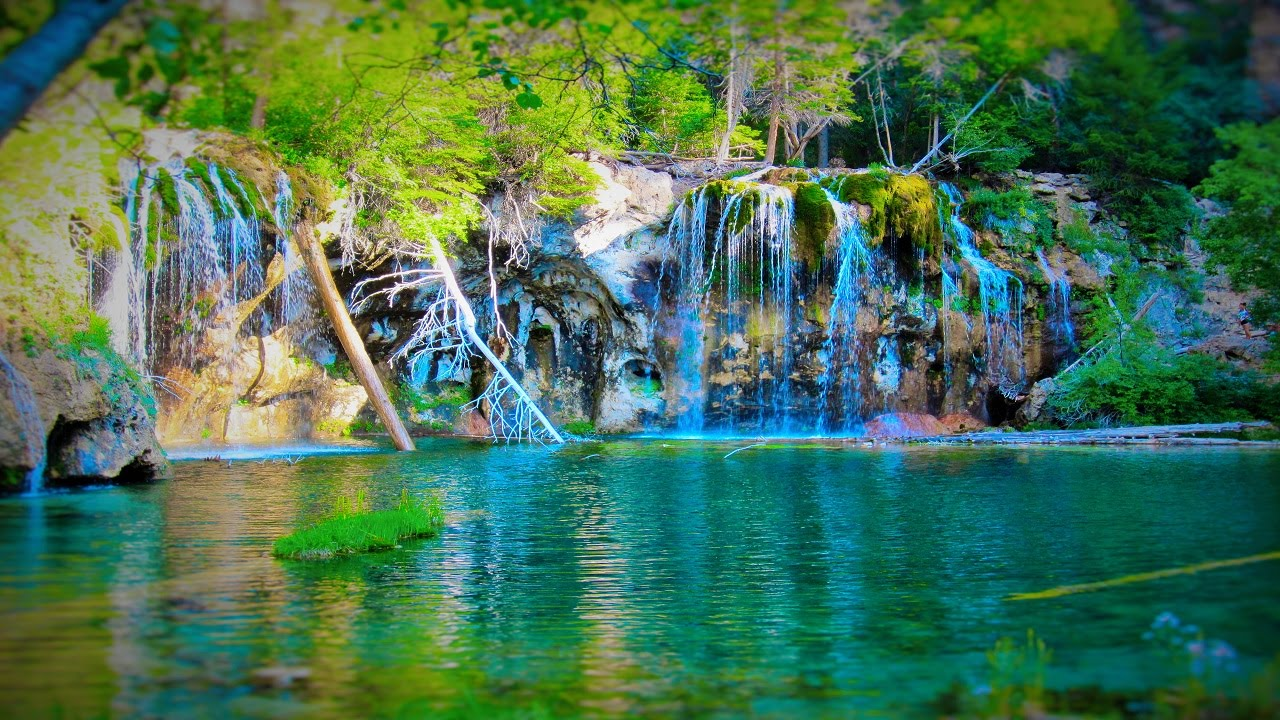
#> input picture images/maxresdefault.jpg, 1280 x 720 px
$ python rotation.py --image images/maxresdefault.jpg   (Python 2 division)
#> lines starting #> are read from the running program, lines starting #| are printed output that depends on the picture
### utils/utility.py
import os
import sys
import numpy as np
import cv2

import requests

from StringIO import StringIO
from PIL import Image

def load_image(image_path):
    ''' given an image path (local or http/s) returns the opencv image.'''
#> called with image_path = 'images/maxresdefault.jpg'
    try:
        if not image_exists(image_path):
            return None
        if ('https' in image_path) or ('http' in image_path):
            response = requests.get(image_path)
            data = response.content
            pil_image = Image.open(StringIO(data)).convert('RGB')
            opencv_image = np.array(pil_image)
            # Convert RGB to BGR
            image = opencv_image[:, :, ::-1].copy()
        else:
            image = cv2.imread(image_path)
#> image is the input picture: shape (720, 1280, 3); mean B, G, R 83.6, 114.4, 70.8
        return image
    except Exception as e:
        print e
        return None


def image_exists(path):
    ''' given path (local or http/s) checks if the path is valid or exists. '''
    try:
        if not path:
            return False
        if ('https' in path) or ('http' in path):
            if path.endswith('.jpeg') or \
                path.endswith('.jpg') or \
                path.endswith('.png') or \
                path.endswith('.tiff') or \
                path.endswith('.tif'):

                resp = requests.head(path)
                if resp.status_code == 200:
                    return True
                else:
                    return False
            else:
                return False
        if not (os.path.exists(path) and os.path.isfile(path) ):
            return False
        return True
    except Exception as e:
        print e
        return False

### rotation.py
import os, sys
import numpy as np
import argparse
# import imutils
import cv2


sys.path.append(os.path.join(os.path.dirname(__file__),'utils'))
from utility import load_image

try:

    # construct the argument parser and parse the arguments
    ap = argparse.ArgumentParser()
    ap.add_argument("-i", "--image", required=True, help="Path to the image")
    args = vars(ap.parse_args())

    # load the image and show it
    image = load_image(args["image"])
    cv2.imshow("Original", image)

    # grab the dimensions of the image and calculate the center of the image
    (h, w) = image.shape[:2]
#> h = 720; w = 1280
    (cX, cY) = (w / 2, h / 2)
#> cX = 640; cY = 360
    # (cX, cY) = (50, 50)

    # rotate our image by 45 degrees
    M = cv2.getRotationMatrix2D((cX, cY), 110, 1.0)
    rotated = cv2.warpAffine(image, M, (w, h))
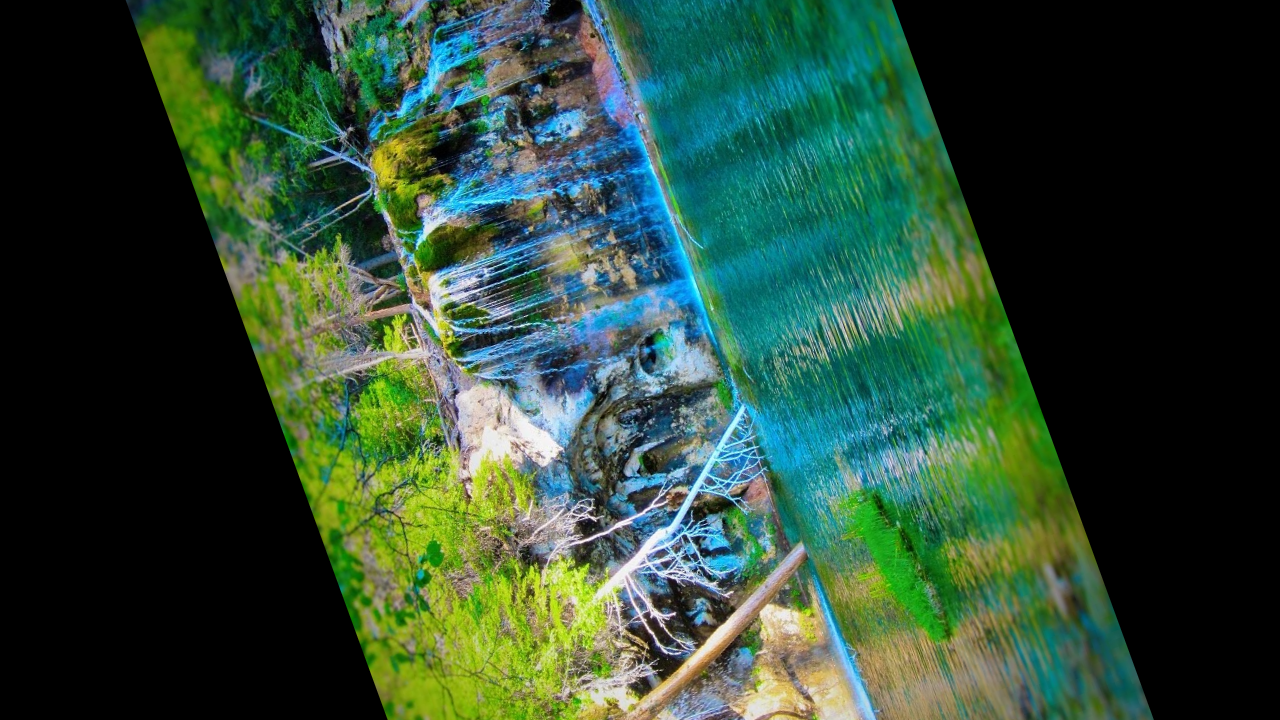
#> rotated: shape (720, 1280, 3); mean B, G, R 54.1, 73.7, 46.4
    cv2.imshow("Rotated by 45 Degrees", rotated)
    print rotated[ 136, 312]
#| [52 87 24]

    # rotate our image by -90 degrees
    # M = cv2.getRotationMatrix2D((cX, cY), -90, 1.0)
    # rotated = cv2.warpAffine(image, M, (w, h))
    # cv2.imshow("Rotated by -90 Degrees", rotated)
    while(1):
        cv2.waitKey(33)

except KeyboardInterrupt:
    print "Exiting."
    sys.exit(0)

$ run again, on images/giraffe.png
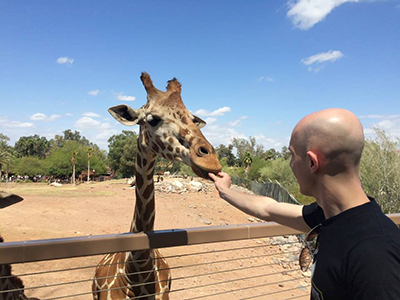
#> input picture images/giraffe.png, 400 x 300 px
#> in load_image, image is the input picture: shape (300, 400, 3); mean B, G, R 150.5, 143.8, 139.8
#> `rotated = cv2.warpAffine(image, M, (w, h))`:
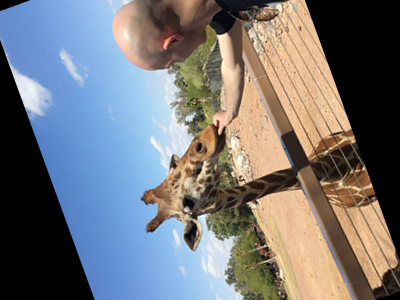
#> rotated: shape (300, 400, 3); mean B, G, R 121.4, 118.3, 117.1
#| [133 184 229]

$ run again, on images/grand_canyon.png
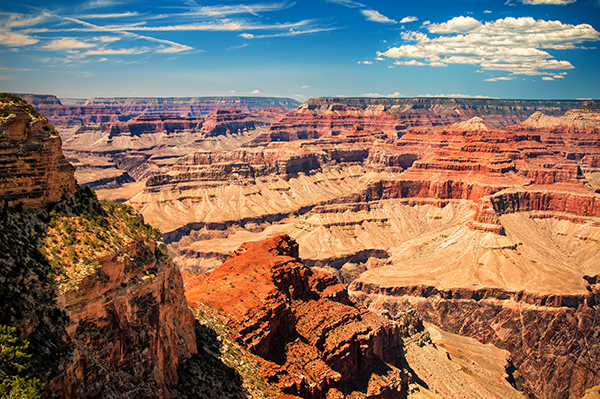
#> input picture images/grand_canyon.png, 600 x 399 px
#> in load_image, image is the input picture: shape (399, 600, 3); mean B, G, R 97.3, 113.1, 138.6
#> `rotated = cv2.warpAffine(image, M, (w, h))`:
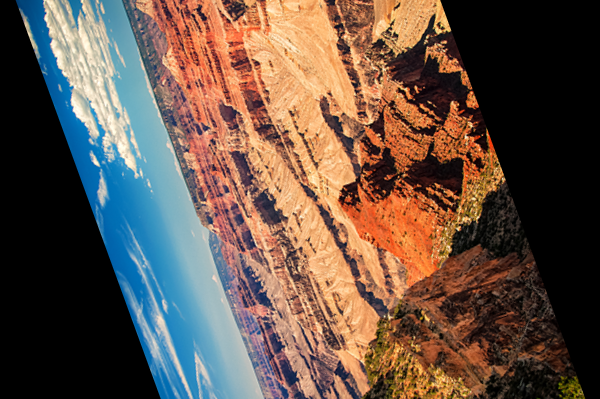
#> rotated: shape (399, 600, 3); mean B, G, R 71.8, 83, 101.3
#| [142 198 253]
